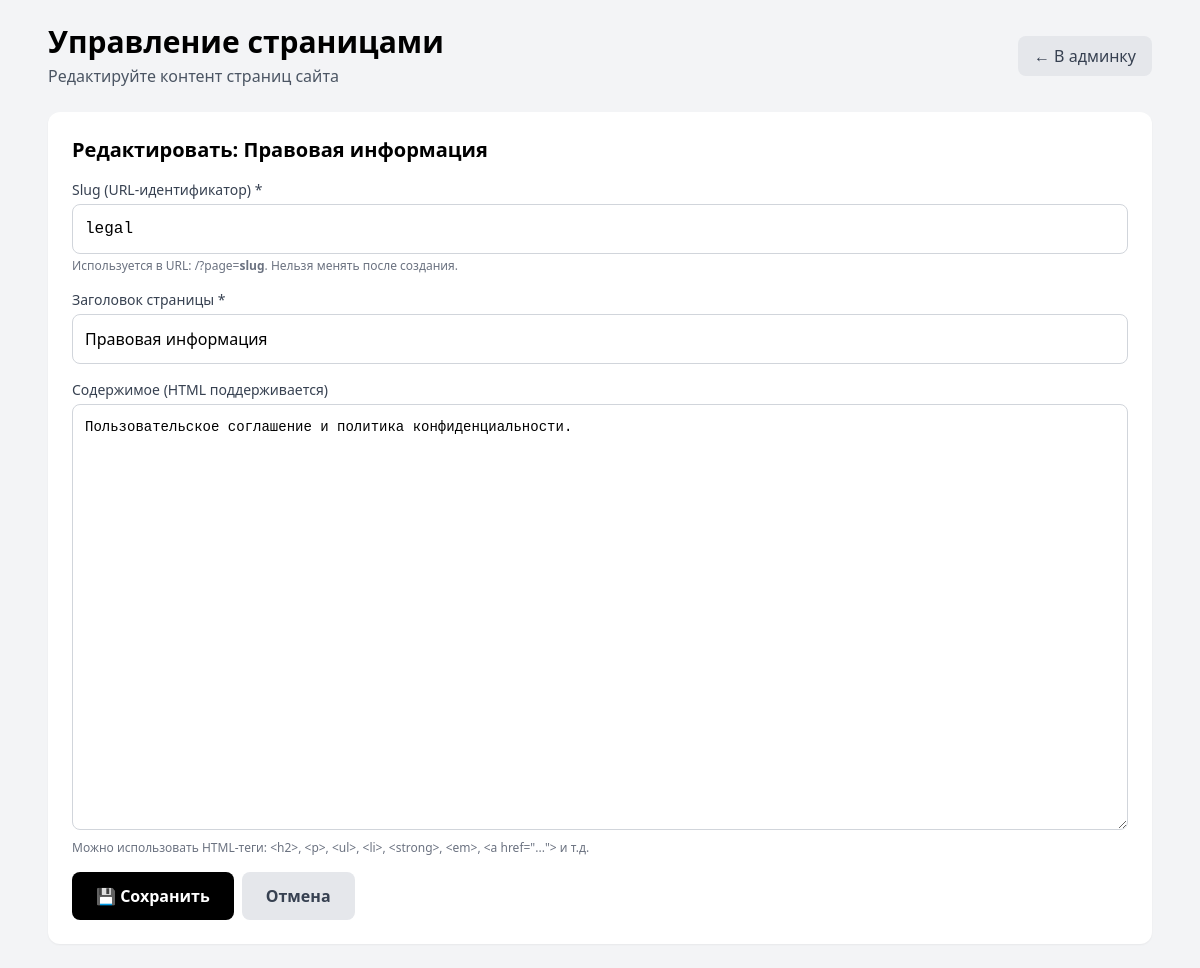
Screenshot of /pages-admin.php?action=edit&slug=legal (signed in) with the database file from the repository.
### tables this page shows
CREATE TABLE pages (
    id INTEGER PRIMARY KEY AUTOINCREMENT,
    slug TEXT UNIQUE NOT NULL,
    title TEXT NOT NULL,
    content TEXT DEFAULT '',
    updated_at DATETIME DEFAULT CURRENT_TIMESTAMP
);

### pages-admin.php (the view, shortened to what this page needs)
<?php
require_once 'db.php';
$action = $_GET['action'] ?? 'list';
$editPage = null;
if ($action === 'edit' && isset($_GET['slug'])) {
    $stmt = $db->prepare("SELECT * FROM pages WHERE slug = ?");
    $stmt->execute([$_GET['slug']]);
    $editPage = $stmt->fetch(PDO::FETCH_ASSOC);
}
$pages = $db->query("SELECT * FROM pages ORDER BY id")->fetchAll(PDO::FETCH_ASSOC);
?>
<!DOCTYPE html>
<html lang="ru">
<head>
    <script src="https://cdn.tailwindcss.com"></script>
</head>
<body class="bg-gray-100 min-h-screen">
    <div class="max-w-6xl mx-auto p-6">
        <div class="flex items-center justify-between mb-6">
            <div>
                <h1 class="text-3xl font-bold"> Управление страницами</h1>
                <p class="text-gray-600 mt-1">Редактируйте контент страниц сайта</p>
            </div>
            <div class="flex gap-2">
                <a href="/admin.php" class="bg-gray-200 text-gray-700 px-4 py-2 rounded-lg hover:bg-gray-300 transition">← В админку</a>
            </div>
        </div>
        <?php if ($action === 'list'): ?>
            <div class="bg-white rounded-xl shadow-sm overflow-hidden">
                <table class="w-full">
                    <thead class="bg-gray-50 border-b">
                        <tr>
                            <th class="text-left p-4 text-sm font-semibold text-gray-600">Slug</th>
                            <th class="text-left p-4 text-sm font-semibold text-gray-600">Заголовок</th>
                            <th class="text-left p-4 text-sm font-semibold text-gray-600">Обновлено</th>
                            <th class="text-left p-4 text-sm font-semibold text-gray-600">Действия</th>
                        </tr>
                    </thead>
                    <tbody class="divide-y">
                        <?php foreach ($pages as $p): ?>
                        <tr class="hover:bg-gray-50">
                            <td class="p-4 font-mono text-sm text-gray-600"><?= htmlspecialchars($p['slug']) ?></td>
                            <td class="p-4 font-medium"><?= htmlspecialchars($p['title']) ?></td>
                            <td class="p-4 text-sm text-gray-500"><?= $p['updated_at'] ?></td>
                            <td class="p-4">
                                <a href="?action=edit&slug=<?= urlencode($p['slug']) ?>" class="text-blue-600 hover:underline text-sm mr-3">✏️ Редактировать</a>
                                <a href="/?page=<?= urlencode($p['slug']) ?>" target="_blank" class="text-green-600 hover:underline text-sm mr-3">👁️ Просмотр</a>
                                <a href="?action=delete&id=<?= $p['id'] ?>" class="text-red-600 hover:underline text-sm" onclick="return confirm('Удалить страницу?')">🗑️ Удалить</a>
                            </td>
                        </tr>
                        <?php endforeach; ?>
                    </tbody>
                </table>
                <?php if (empty($pages)): ?>
                <div class="p-8 text-center text-gray-500">Страниц пока нет. Создайте первую!</div>
                <?php endif; ?>
            </div>
        <?php elseif ($action === 'edit' || $action === 'new'): ?>
            <div class="bg-white rounded-xl shadow-sm p-6">
                <h2 class="text-xl font-bold mb-4"><?= $editPage ? 'Редактировать: ' . htmlspecialchars($editPage['title']) : 'Новая страница' ?></h2>
                <form method="POST" action="?action=save">
                    <div class="mb-4">
                        <label class="block text-sm font-medium text-gray-700 mb-1">Slug (URL-идентификатор) *</label>
                        <input type="text" name="slug" value="<?= htmlspecialchars($editPage['slug'] ?? '') ?>"
                               class="w-full p-3 border border-gray-300 rounded-lg outline-none focus:border-black font-mono"
                               placeholder="например: blog, about, legal"
                               <?= $editPage ? 'readonly' : 'required' ?>>
                        <p class="text-xs text-gray-500 mt-1">Используется в URL: /?page=<strong>slug</strong>. Нельзя менять после создания.</p>
                    </div>
                    <div class="mb-4">
                        <label class="block text-sm font-medium text-gray-700 mb-1">Заголовок страницы *</label>
                        <input type="text" name="title" value="<?= htmlspecialchars($editPage['title'] ?? '') ?>"
                               class="w-full p-3 border border-gray-300 rounded-lg outline-none focus:border-black"
                               required placeholder="Например: Блог Vibe">
                    </div>
                    <div class="mb-4">
                        <label class="block text-sm font-medium text-gray-700 mb-1">Содержимое (HTML поддерживается)</label>
                        <textarea name="content" rows="20"
                                  class="w-full p-3 border border-gray-300 rounded-lg outline-none focus:border-black font-mono text-sm"
                                  placeholder="<h2>Заголовок</h2><p>Текст...</p>"><?= htmlspecialchars($editPage['content'] ?? '') ?></textarea>
                        <p class="text-xs text-gray-500 mt-1">Можно использовать HTML-теги: &lt;h2&gt;, &lt;p&gt;, &lt;ul&gt;, &lt;li&gt;, &lt;strong&gt;, &lt;em&gt;, &lt;a href="..."&gt; и т.д.</p>
                    </div>
                    <div class="flex gap-2">
                        <button type="submit" class="bg-black text-white px-6 py-3 rounded-lg font-bold hover:bg-gray-800 transition">💾 Сохранить</button>
                        <a href="?action=list" class="bg-gray-200 text-gray-700 px-6 py-3 rounded-lg font-bold hover:bg-gray-300 transition">Отмена</a>
                    </div>
                </form>
            </div>
        <?php endif; ?>
    </div>
</body>
</html>

### rows the page displays
pages: title "Правовая информация", slug "legal", content "Пользовательское соглашение и политика конфиденциальности."
